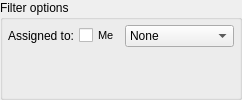
              <widget class="QGroupBox" name="filterGroupBox">
               <property name="title">
                <string>Filter options</string>
               </property>
               <property name="flat">
                <bool>true</bool>
               </property>
               <property name="checkable">
                <bool>false</bool>
               </property>
               <layout class="QGridLayout" name="gridLayout_2">
                <property name="margin">
                 <number>5</number>
                </property>
                <item row="0" column="2">
                 <widget class="QComboBox" name="assignedToFilterComboBox">
                  <property name="editable">
                   <bool>false</bool>
                  </property>
                  <property name="frame">
                   <bool>true</bool>
                  </property>
                  <item>
                   <property name="text">
                    <string>None</string>
                   </property>
                  </item>
                  <item>
                   <property name="text">
                    <string>Amélie</string>
                   </property>
                  </item>
                  <item>
                   <property name="text">
                    <string>Chloé</string>
                   </property>
                  </item>
                  <item>
                   <property name="text">
                    <string>Christopher</string>
                   </property>
                  </item>
                  <item>
                   <property name="text">
                    <string>David</string>
                   </property>
                  </item>
                  <item>
                   <property name="text">
                    <string>Edwin</string>
                   </property>
                  </item>
                  <item>
                   <property name="text">
                    <string>Étienne</string>
                   </property>
                  </item>
                  <item>
                   <property name="text">
                    <string>Jérémy</string>
                   </property>
                  </item>
                  <item>
                   <property name="text">
                    <string>Laurence</string>
                   </property>
                  </item>
                  <item>
                   <property name="text">
                    <string>Louis-Philippe</string>
                   </property>
                  </item>
                  <item>
                   <property name="text">
                    <string>Marc-Antoine</string>
                   </property>
                  </item>
                  <item>
                   <property name="text">
                    <string>Mathieu</string>
                   </property>
                  </item>
                  <item>
                   <property name="text">
                    <string>Maxime</string>
                   </property>
                  </item>
                  <item>
                   <property name="text">
                    <string>Olivier</string>
                   </property>
                  </item>
                  <item>
                   <property name="text">
                    <string>Simon</string>
                   </property>
                  </item>
                  <item>
                   <property name="text">
                    <string>Thibault</string>
                   </property>
                  </item>
                  <item>
                   <property name="text">
                    <string>Yann</string>
                   </property>
                  </item>
                  <item>
                   <property name="text">
                    <string>Yi</string>
                   </property>
                  </item>
                  <item>
                   <property name="text">
                    <string>Valentin</string>
                   </property>
                  </item>
                 </widget>
                </item>
                <item row="0" column="0">
                 <widget class="QLabel" name="assignedToFilterLbl">
                  <property name="maximumSize">
                   <size>
                    <width>65</width>
                    <height>16777215</height>
                   </size>
                  </property>
                  <property name="text">
                   <string>Assigned to:</string>
                  </property>
                 </widget>
                </item>
                <item row="2" column="0">
                 <widget class="QFrame" name="meOnlyFrame">
                  <property name="font">
                   <font>
                    <pointsize>12</pointsize>
                   </font>
                  </property>
                  <property name="frameShape">
                   <enum>QFrame::NoFrame</enum>
                  </property>
                  <property name="frameShadow">
                   <enum>QFrame::Sunken</enum>
                  </property>
                  <layout class="QHBoxLayout" name="horizontalLayout_16">
                   <property name="margin">
                    <number>0</number>
                   </property>
                  </layout>
                 </widget>
                </item>
                <item row="0" column="1">
                 <widget class="QCheckBox" name="meOnlyCheckBox">
                  <property name="maximumSize">
                   <size>
                    <width>40</width>
                    <height>16777215</height>
                   </size>
                  </property>
                  <property name="font">
                   <font>
                    <pointsize>8</pointsize>
                   </font>
                  </property>
                  <property name="layoutDirection">
                   <enum>Qt::LeftToRight</enum>
                  </property>
                  <property name="text">
                   <string>Me</string>
                  </property>
                  <property name="checked">
                   <bool>false</bool>
                  </property>
                  <property name="tristate">
                   <bool>false</bool>
                  </property>
                 </widget>
                </item>
               </layout>
              </widget>
